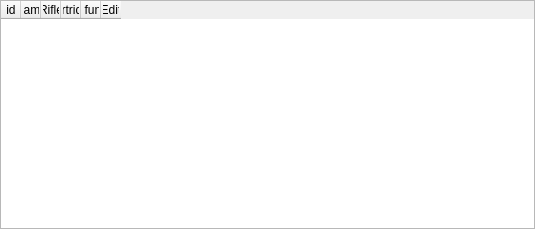
<?xml version="1.0" encoding="UTF-8"?>
<ui version="4.0">
 <class>catalogTemplateList</class>
 <widget class="QWidget" name="catalogTemplateList">
  <property name="geometry">
   <rect>
    <x>0</x>
    <y>0</y>
    <width>535</width>
    <height>229</height>
   </rect>
  </property>
  <property name="windowTitle">
   <string>Form</string>
  </property>
  <layout class="QGridLayout" name="gridLayout">
   <property name="leftMargin">
    <number>0</number>
   </property>
   <property name="topMargin">
    <number>0</number>
   </property>
   <property name="rightMargin">
    <number>0</number>
   </property>
   <property name="bottomMargin">
    <number>0</number>
   </property>
   <property name="spacing">
    <number>0</number>
   </property>
   <item row="0" column="0">
    <widget class="QTableWidget" name="tableWidget">
     <property name="editTriggers">
      <set>QAbstractItemView::NoEditTriggers</set>
     </property>
     <property name="selectionMode">
      <enum>QAbstractItemView::SingleSelection</enum>
     </property>
     <property name="selectionBehavior">
      <enum>QAbstractItemView::SelectRows</enum>
     </property>
     <property name="sortingEnabled">
      <bool>true</bool>
     </property>
     <attribute name="horizontalHeaderCascadingSectionResizes">
      <bool>false</bool>
     </attribute>
     <attribute name="horizontalHeaderDefaultSectionSize">
      <number>20</number>
     </attribute>
     <attribute name="horizontalHeaderHighlightSections">
      <bool>true</bool>
     </attribute>
     <attribute name="horizontalHeaderMinimumSectionSize">
      <number>20</number>
     </attribute>
     <attribute name="horizontalHeaderShowSortIndicator" stdset="0">
      <bool>true</bool>
     </attribute>
     <attribute name="verticalHeaderDefaultSectionSize">
      <number>50</number>
     </attribute>
     <column>
      <property name="text">
       <string>id</string>
      </property>
     </column>
     <column>
      <property name="text">
       <string>Name</string>
      </property>
     </column>
     <column>
      <property name="text">
       <string>Rifle</string>
      </property>
     </column>
     <column>
      <property name="text">
       <string>Cartridge</string>
      </property>
     </column>
     <column>
      <property name="text">
       <string>Drag function</string>
      </property>
     </column>
     <column>
      <property name="text">
       <string>Edit</string>
      </property>
     </column>
    </widget>
   </item>
  </layout>
 </widget>
 <resources/>
 <connections/>
</ui>
